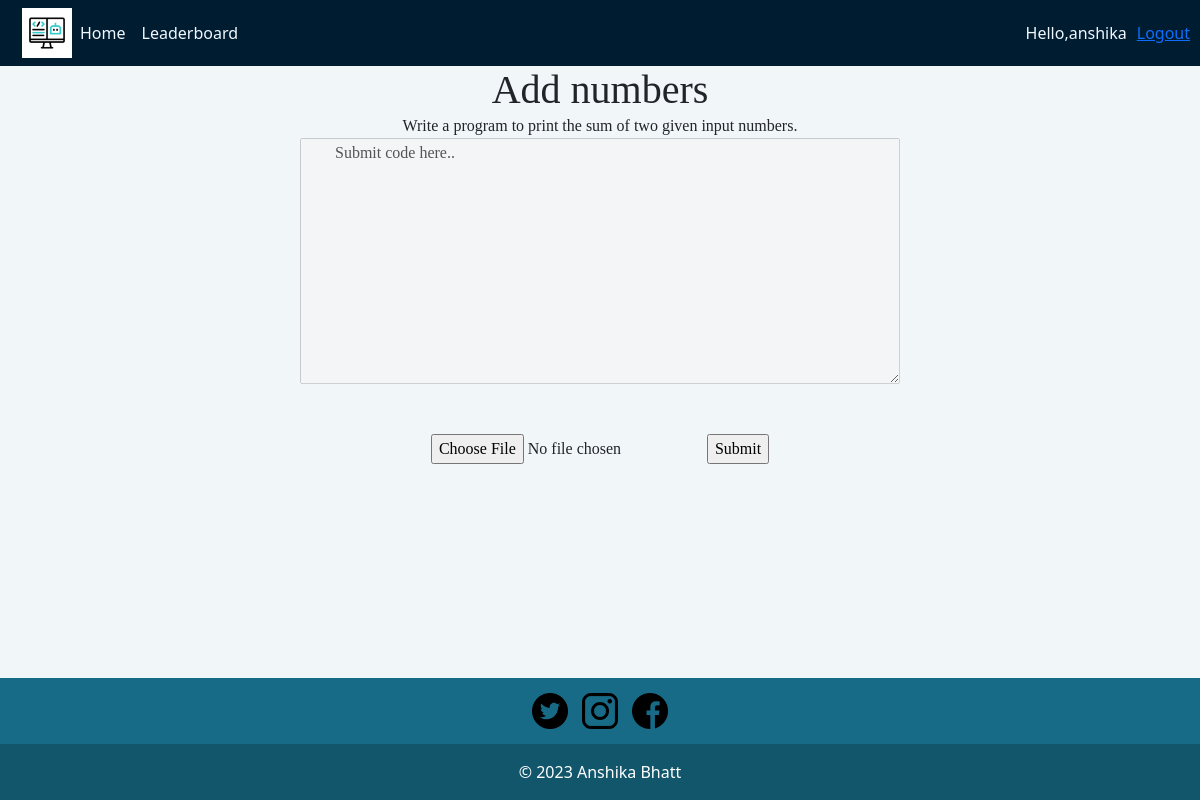
The app's page /judge/problem/2/ (signed in) with its own data.
### judge/models.py (models this page shows, shortened)
class Problem(models.Model):
    name = models.CharField(max_length=100)
    statement = models.CharField(max_length=255)
    code = models.CharField(max_length=255)
    difficulty = models.CharField(max_length=100)

### judge/views.py (the view)
# urls.py: path('problem/<int:problem_id>/', views.problemDetail, name='problemDetail'),
@login_required(login_url='judge:login')
def problemDetail(request,problem_id):
    problem = get_object_or_404(Problem, pk = problem_id)
    return render(request, 'judge/detail.html', {'problem': problem})

### judge/templates/judge/detail.html (shortened to what this page needs)
{% extends 'judge/base.html' %}
{% block main_content %}
    <h1 style="margin: auto; text-align: center;">{{problem.name}}</h1>
    <p style="margin: auto; font-size: medium; text-align: center;" >{{problem.statement}}</p>
    <textarea rows="10" cols="200" disabled="disabled" style="width: 600px; display: block; margin: auto;">
        Submit code here..
    </textarea>
    <form style="margin: auto;" action="{%url 'judge:submit' problem.id %}" method="post"  enctype="multipart/form-data" >
        <fieldset>
            <div align="center"  style="margin: auto;">
                <form>
                    <div class="form-group" style="margin: 50px;">
                      <input type="file" name="solfile" class="form-control-file" id="solfile exampleFormControlFile1">
                      <input type="submit" value="Submit" >
                    </div>
                  </form>
            </div>
        </fieldset>
    </form>
{% endblock %}

### judge/templates/judge/base.html (shortened to what this page needs)
{% load static %}
<!DOCTYPE html>
<html lang="en">
<head>
    <link rel="stylesheet" type="text/css" href="{% static 'judge/style.css' %}" />
    <link href="https://cdn.jsdelivr.net/npm/bootstrap@5.3.0/dist/css/bootstrap.min.css" rel="stylesheet">
</head>
<body>
        <div class="flex-wrapper ">
            <nav class="navbar navbar-expand">
                <div class="container-fluid">
                    <img src="../../static/judge/coding.gif" width="50" height="50" alt="">
                    <div class="collapse navbar-collapse" id="navbarCollapse">
                        <div class="navbar-nav">
                            <a href="#" class="nav-item nav-link" style="color: aliceblue;">Home</a>
                            <a href="#" class="nav-item nav-link" style="color: aliceblue;">Leaderboard</a>
                        </div>
                    </div>
                </div>
                <span style="color: aliceblue; margin-right: 10px;" >Hello,{{request.user}} </span>
                <span style="color: aliceblue; margin-right: 10px;"><a href="{% url 'judge:logoutUser' %}" >Logout</a> </span>
            </nav>
        <div class="content" >
            {% block main_content %}
            {% endblock %}
        </div>
        <div class="footer">
            <footer class="text-center text-start">
                <div class="container d-flex justify-content-center py-2">
                    <img class="icn" src="../../static/judge/twitter.png" >
                    <img class="icn" src="../../static/judge/instagram.png" >
                    <img class="icn" src="../../static/judge/facebook.png" >
                </div>
                <div class="text-center text-white p-3" style="background-color: rgba(0, 0, 0, 0.2);">
                    © 2023 Anshika Bhatt
                  </div>
            </footer>
        </div>
    </div>
</body>
</html>

### judge/static/judge/style.css (style rules this page uses)
.flex-wrapper { display: flex; min-height: 100vh; flex-direction: column; justify-content: flex-start; }
.content { font-family: 'Vollkorn', serif; background:#F1F6F9; margin-top: auto; flex-grow: 1; }
.navbar { background-color: #001C30; }
.navbar img { padding: 10 10; margin-left: 1%; }
.footer { background-color: #176B87; margin-top: auto; }
.icn { width: 50px; height: 50px; padding: 7px; }

### records on screen
Problem: name "Add numbers", statement "Write a program to print the sum of two given input numbers."

### other values on screen
{{ request.user }} "anshika"
